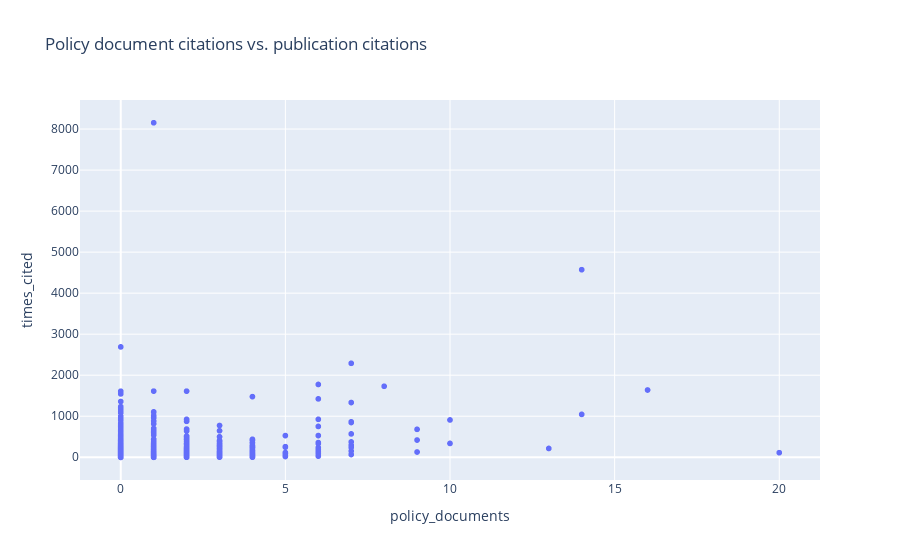

Write notebook code for a chart like this one.
### Markdown cell above
Note: if the points on a scatterplot graph produce a lower-left-to-upper-right pattern (see below), this is indicative of a positive correlation between the two variables. This pattern means that when the score of one observation is high, we expect the score of the other observation to be high as well, and vice versa.

### Code cell
px.scatter(pubs, x="policy_documents", y="times_cited", 
           title=f"Policy document citations vs. publication citations")

### Figure 1 — Plotly figure (JSON) as saved in the notebook; plotly's stock layout.template omitted (floating-point values rounded to 4 significant figures; data arrays with more than 128 entries replaced by an {"elided": "..."} marker saying what was removed)
{"data": [{"hovertemplate": "policy_documents=%{x}<br>times_cited=%{y}<extra></extra>", "legendgroup": "", "marker": {"color": "#636efa", "symbol": "circle"}, "mode": "markers", "name": "", "showlegend": false, "type": "scattergl", "x": {"elided": "29175 int values"}, "xaxis": "x", "y": {"elided": "29175 int values"}, "yaxis": "y"}], "layout": {"autosize": true, "legend": {"tracegroupgap": 0}, "title": {"text": "Policy document citations vs. publication citations"}, "xaxis": {"anchor": "y", "autorange": true, "domain": [0, 1], "range": [-1.172, 21.17], "title": {"text": "policy_documents"}, "type": "linear"}, "yaxis": {"anchor": "x", "autorange": true, "domain": [0, 1], "range": [-672.9, 8827.0], "title": {"text": "times_cited"}, "type": "linear"}}}
